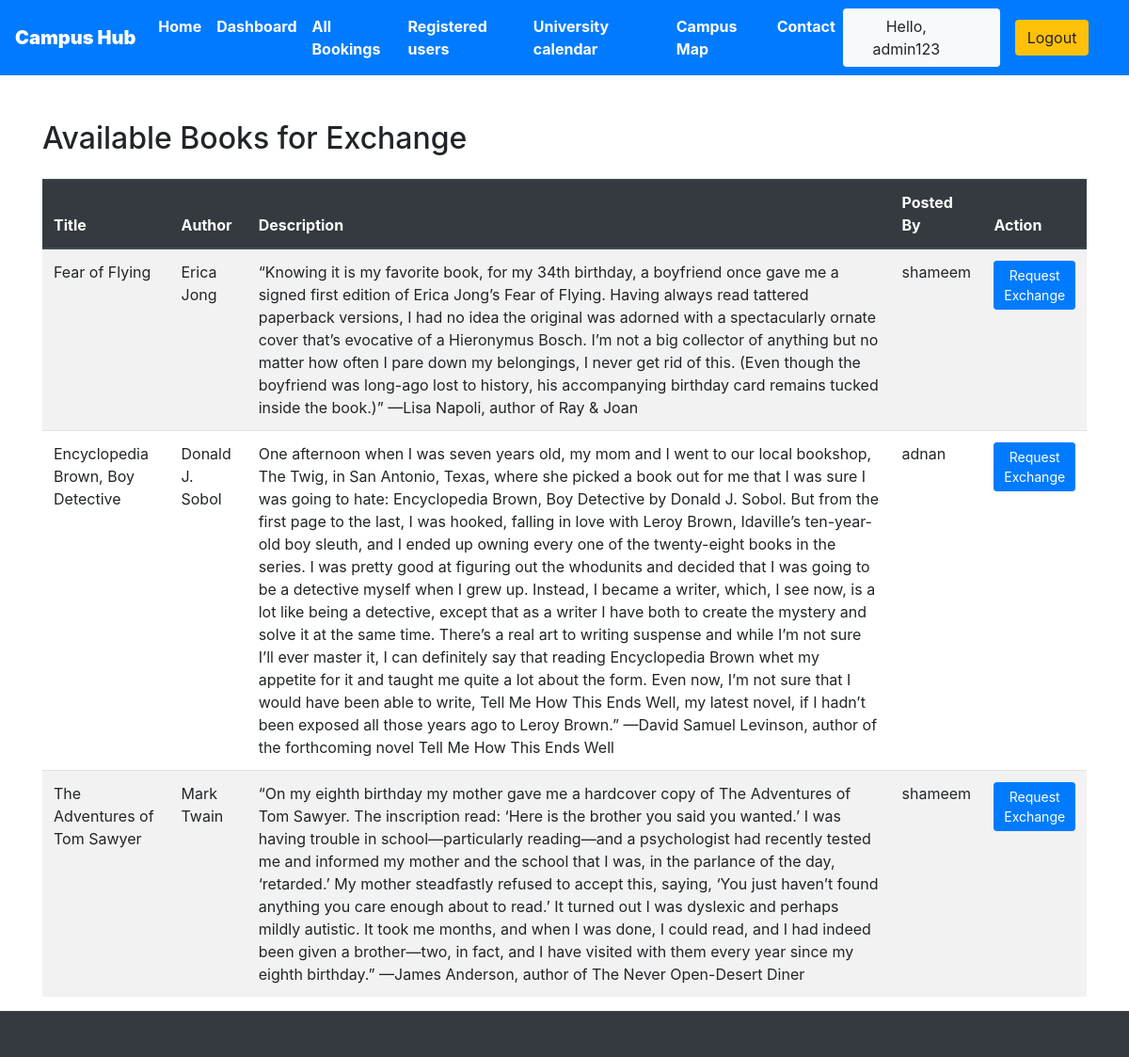
The page /books/ (signed in) on the database its author committed.
### Myapplication/models.py (models this page shows, shortened)
class BookPost(models.Model):
    user = models.ForeignKey(User, on_delete=models.CASCADE)
    book = models.ForeignKey(Book, on_delete=models.CASCADE)
    description = models.TextField()
    posted_at = models.DateTimeField(auto_now_add=True)

class Book(models.Model):
    title = models.CharField(max_length=200)
    author = models.CharField(max_length=200)
    isbn = models.CharField(max_length=13, unique=True)

### Myapplication/views.py (the view)
# urls.py: path('books/', views.book_list, name='book_list'),
@login_required
def book_list(request):
    books = BookPost.objects.all()
    return render(request, 'user/book_list.html', {'books': books})

### templates/user/book_list.html (shortened to what this page needs)
{% extends 'basic.html' %}
{% block body %}
<div class="container my-5">
    <h2 class="mb-4">Available Books for Exchange</h2>
    <div class="table-responsive">
        <table class="table table-striped table-hover">
            <thead class="thead-dark">
                <tr>
                    <th>Title</th>
                    <th>Author</th>
                    <th>Description</th>
                    <th>Posted By</th>
                    <th>Action</th>
                </tr>
            </thead>
            <tbody>
                {% for book in books %}
                <tr>
                    <td>{{ book.book.title }}</td>
                    <td>{{ book.book.author }}</td>
                    <td>{{ book.description }}</td>
                    <td>{{ book.user.username }}</td>
                    <td>
                        {% if book.user != user %}
                        <a href="{% url 'request_exchange' book.id %}" class="btn btn-primary btn-sm">Request Exchange</a>
                        {% endif %}
                    </td>
                </tr>
                {% endfor %}
            </tbody>
        </table>
    </div>
</div>
{% endblock body %}

### templates/basic.html (shortened to what this page needs)
{% load static %}
<!DOCTYPE html>
<html lang="en">
<head>
    <link rel="stylesheet" href="https://use.fontawesome.com/releases/v5.7.0/css/all.css">
    <link rel="stylesheet" href="{% static 'bootstrap/bootstrap.css' %}">
    <link rel="stylesheet" href="https://maxcdn.bootstrapcdn.com/bootstrap/4.5.0/css/bootstrap.min.css">
</head>
<body>
    <div class="container-fluid px-0">
        <nav class="navbar navbar-expand-lg navbar-dark bg-primary font-weight-bold">
            <a class="navbar-brand text-bold bg-black" href="/"><b>Campus Hub</b></a>
            <div class="collapse navbar-collapse" id="navbarSupportedContent">
                <ul class="navbar-nav mr-auto">
                    <li class="nav-item active">
                        <a class="nav-link text-bold" href="/home">Home</a>
                    </li>
                    {% if user.is_staff %}
                    <li class="nav-item active">
                        <a class="nav-link text-bold" href="/staff/panel">Dashboard</a>
                    </li>
                    {% elif user.is_staff == False and user.is_authenticated %}
                    <li class="nav-item active">
                        <a class="nav-link text-bold" href="/user/bookings">My Bookings</a>
                    </li>
                    {% endif %}
                    {% if user.is_staff %}
                    <li class="nav-item active">
                        <a class="nav-link text-bold" href="/staff/allbookings">All Bookings</a>
                    </li>
                    {% endif %}
                    {% if user.is_staff %}
                    <li class="nav-item active">
                        <a class="nav-link text-bold" href="/staff/userInformations">Registered users</a>
                    </li>
                    {% endif %}
                    <li class="nav-item active">
                        <a class="nav-link text-bold" href="">University calendar</a>
                    </li>
                    <li class="nav-item active">
                        <a class="nav-link text-bold" href="{% url 'map' %}">Campus Map</a>
                    </li>
                    <li class="nav-item active">
                        <a class="nav-link text-bold" href="/contact">Contact</a>
                    </li>
                </ul>
                {% if user.is_authenticated %}
                <button class="btn btn-group bg-light" data-toggle="modal" data-target="#forlogin">
                    Hello, {{ request.user }}
                    <a href="/logout" class="nav-link">
                        <button class="btn btn-group bg-warning" data-toggle="modal" data-target="#forlogin">
                            Logout
                        </button>
                    </a>&nbsp; &nbsp;
                </button>
                {% endif %}
            </div>
        </nav>
    </div>
    {% block body %}
    {% endblock body %}
    <footer class="footer fixed-bottom">
        <div class="container-fluid bg-dark text-white border-top py-4 px-sm-3 px-md-5" style="border-color: rgba(256, 256, 256, .1) !important;">
        </div>
    </footer>
</body>
</html>

### templates/basic.html (style rules this page uses)
a { text-decoration: none; }

### rows shown on the page
BookPost: book "Fear of Flying", book.author "Erica Jong", description "“Knowing it is my favorite book, for my 34th birthday, a boyfriend once gave me a signed first edition of Erica Jong’s Fear of Flying. Having always read tattered paperback versions, I had no idea the original was adorned with a spectacularly ornate cover that’s evocative of a Hieronymus Bosch. I’m not a big collector of anything but no matter how often I pare down my belongings, I never get rid of this. (Even though the boyfriend was long-ago lost to history, his accompanying birthday card remains tucked inside the book.)” —Lisa Napoli, author of Ray & Joan", user.username "shameem", shows "Request Exchange"
BookPost: book "Encyclopedia Brown, Boy Detective", book.author "Donald J. Sobol", description "One afternoon when I was seven years old, my mom and I went to our local bookshop, The Twig, in San Antonio, Texas, where she picked a book out for me that I was sure I was going to hate: Encyclopedia Brown, Boy Detective by Donald J. Sobol. But from the first page to the last, I was hooked, falling in love with Leroy Brown, Idaville’s ten-year-old boy sleuth, and I ended up owning every one of the twenty-eight books in the series. I was pretty good at figuring out the whodunits and decided that I was going to be a detective myself when I grew up. Instead, I became a writer, which, I see now, is a lot like being a detective, except that as a writer I have both to create the mystery and…", user.username "adnan", shows "Request Exchange"
BookPost: book "The Adventures of Tom Sawyer", book.author "Mark Twain", description "“On my eighth birthday my mother gave me a hardcover copy of The Adventures of Tom Sawyer. The inscription read: ‘Here is the brother you said you wanted.’ I was having trouble in school—particularly reading—and a psychologist had recently tested me and informed my mother and the school that I was, in the parlance of the day, ‘retarded.’ My mother steadfastly refused to accept this, saying, ‘You just haven’t found anything you care enough about to read.’ It turned out I was dyslexic and perhaps mildly autistic. It took me months, and when I was done, I could read, and I had indeed been given a brother—two, in fact, and I have visited with them every year since my eighth birthday.” —James…", user.username "shameem", shows "Request Exchange"

### other values the page prints
{{ request.user }} "admin123"
